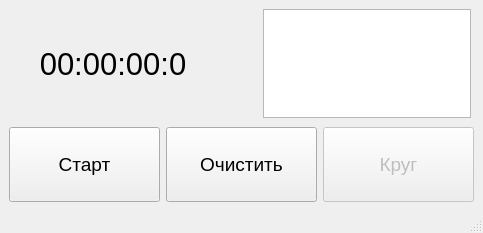
<?xml version="1.0" encoding="UTF-8"?>
<ui version="4.0">
 <class>MainWindow</class>
 <widget class="QMainWindow" name="MainWindow">
  <property name="geometry">
   <rect>
    <x>0</x>
    <y>0</y>
    <width>483</width>
    <height>233</height>
   </rect>
  </property>
  <property name="windowTitle">
   <string>MainWindow</string>
  </property>
  <property name="styleSheet">
   <string notr="true"/>
  </property>
  <widget class="QWidget" name="centralwidget">
   <property name="enabled">
    <bool>true</bool>
   </property>
   <layout class="QVBoxLayout" name="verticalLayout" stretch="3,2">
    <item>
     <layout class="QHBoxLayout" name="horizontalLayout_2" stretch="1,0,1">
      <property name="rightMargin">
       <number>3</number>
      </property>
      <property name="bottomMargin">
       <number>3</number>
      </property>
      <item>
       <widget class="QLabel" name="label_time">
        <property name="enabled">
         <bool>true</bool>
        </property>
        <property name="font">
         <font>
          <pointsize>23</pointsize>
         </font>
        </property>
        <property name="text">
         <string>00:00:00:0</string>
        </property>
        <property name="alignment">
         <set>Qt::AlignmentFlag::AlignCenter</set>
        </property>
       </widget>
      </item>
      <item>
       <spacer name="horizontalSpacer">
        <property name="orientation">
         <enum>Qt::Orientation::Horizontal</enum>
        </property>
        <property name="sizeHint" stdset="0">
         <size>
          <width>40</width>
          <height>20</height>
         </size>
        </property>
       </spacer>
      </item>
      <item>
       <widget class="QTextBrowser" name="tb_result">
        <property name="sizePolicy">
         <sizepolicy hsizetype="Expanding" vsizetype="Expanding">
          <horstretch>0</horstretch>
          <verstretch>0</verstretch>
         </sizepolicy>
        </property>
       </widget>
      </item>
     </layout>
    </item>
    <item>
     <layout class="QHBoxLayout" name="horizontalLayout">
      <property name="sizeConstraint">
       <enum>QLayout::SizeConstraint::SetMaximumSize</enum>
      </property>
      <item>
       <widget class="QPushButton" name="pb_start_stop">
        <property name="sizePolicy">
         <sizepolicy hsizetype="Minimum" vsizetype="Expanding">
          <horstretch>0</horstretch>
          <verstretch>0</verstretch>
         </sizepolicy>
        </property>
        <property name="font">
         <font>
          <pointsize>14</pointsize>
         </font>
        </property>
        <property name="styleSheet">
         <string notr="true"/>
        </property>
        <property name="text">
         <string>Старт</string>
        </property>
       </widget>
      </item>
      <item>
       <widget class="QPushButton" name="pb_clear">
        <property name="sizePolicy">
         <sizepolicy hsizetype="Minimum" vsizetype="Expanding">
          <horstretch>0</horstretch>
          <verstretch>0</verstretch>
         </sizepolicy>
        </property>
        <property name="font">
         <font>
          <pointsize>14</pointsize>
         </font>
        </property>
        <property name="text">
         <string>Очистить</string>
        </property>
       </widget>
      </item>
      <item>
       <widget class="QPushButton" name="pb_cirlce">
        <property name="enabled">
         <bool>false</bool>
        </property>
        <property name="sizePolicy">
         <sizepolicy hsizetype="Minimum" vsizetype="Expanding">
          <horstretch>0</horstretch>
          <verstretch>0</verstretch>
         </sizepolicy>
        </property>
        <property name="font">
         <font>
          <pointsize>14</pointsize>
         </font>
        </property>
        <property name="text">
         <string>Круг</string>
        </property>
       </widget>
      </item>
     </layout>
    </item>
   </layout>
  </widget>
  <widget class="QMenuBar" name="menubar">
   <property name="geometry">
    <rect>
     <x>0</x>
     <y>0</y>
     <width>483</width>
     <height>25</height>
    </rect>
   </property>
  </widget>
  <widget class="QStatusBar" name="statusbar"/>
 </widget>
 <tabstops>
  <tabstop>pb_start_stop</tabstop>
  <tabstop>pb_clear</tabstop>
  <tabstop>pb_cirlce</tabstop>
 </tabstops>
 <resources/>
 <connections/>
</ui>
